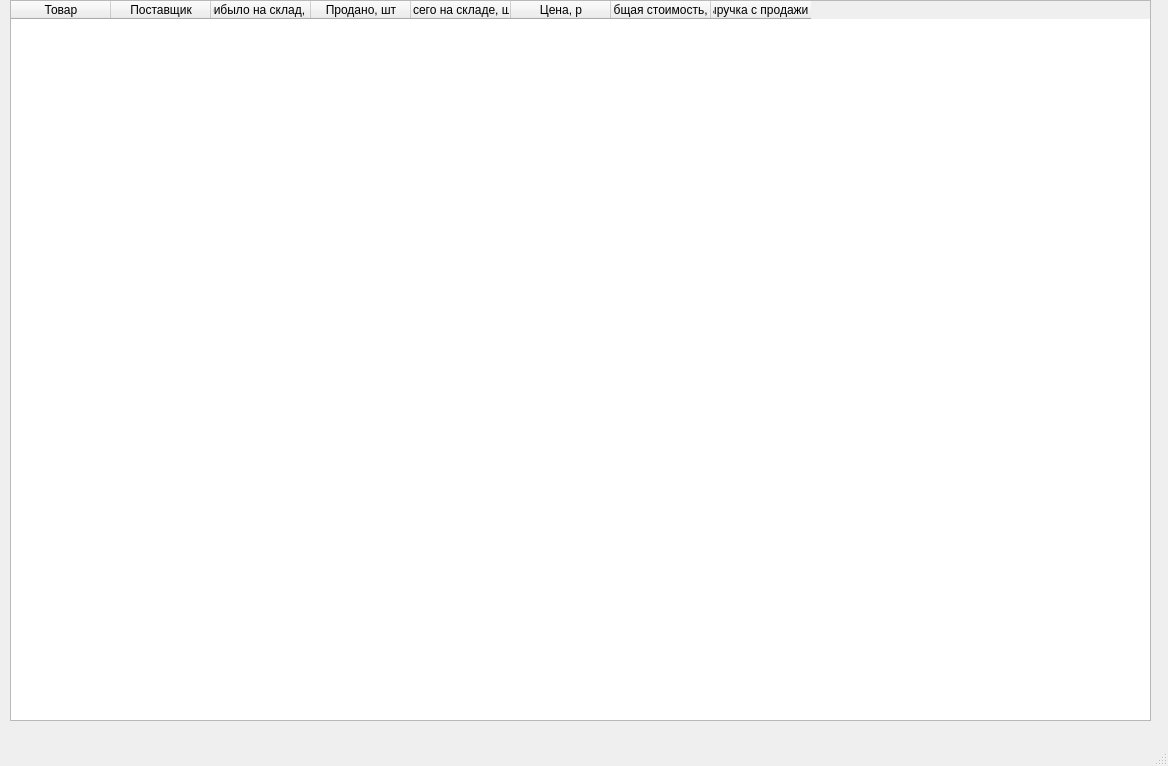
<?xml version="1.0" encoding="UTF-8"?>
<ui version="4.0">
 <class>MainWindow</class>
 <widget class="QMainWindow" name="MainWindow">
  <property name="geometry">
   <rect>
    <x>0</x>
    <y>0</y>
    <width>1168</width>
    <height>766</height>
   </rect>
  </property>
  <property name="windowTitle">
   <string>MainWindow</string>
  </property>
  <widget class="QWidget" name="centralwidget">
   <widget class="QTableWidget" name="tableWidget">
    <property name="geometry">
     <rect>
      <x>10</x>
      <y>0</y>
      <width>1141</width>
      <height>721</height>
     </rect>
    </property>
    <column>
     <property name="text">
      <string>Товар</string>
     </property>
    </column>
    <column>
     <property name="text">
      <string>Поставщик</string>
     </property>
    </column>
    <column>
     <property name="text">
      <string>Прибыло на склад, шт</string>
     </property>
    </column>
    <column>
     <property name="text">
      <string>Продано, шт</string>
     </property>
    </column>
    <column>
     <property name="text">
      <string>Всего на складе, шт</string>
     </property>
    </column>
    <column>
     <property name="text">
      <string>Цена, р</string>
     </property>
    </column>
    <column>
     <property name="text">
      <string>Общая стоимость, р</string>
     </property>
    </column>
    <column>
     <property name="text">
      <string>Выручка с продажи, р</string>
     </property>
    </column>
   </widget>
  </widget>
  <widget class="QMenuBar" name="menubar">
   <property name="geometry">
    <rect>
     <x>0</x>
     <y>0</y>
     <width>1168</width>
     <height>21</height>
    </rect>
   </property>
  </widget>
  <widget class="QStatusBar" name="statusbar"/>
 </widget>
 <resources/>
 <connections/>
</ui>
